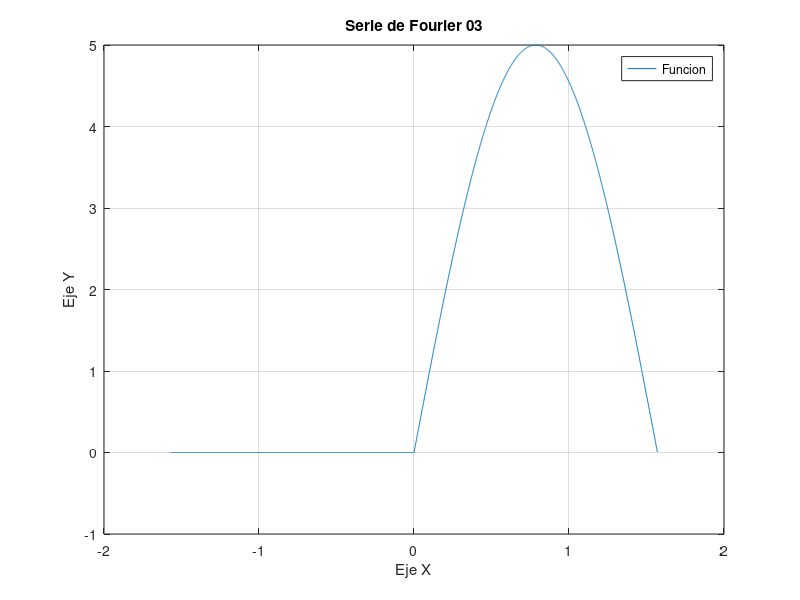

MATLAB code for this plot:
% Jose Ramiro Fuentes Lara
% Ecuaciones Diferenciales parciales
% Ejercicio 03
clc; clear;

%% Se definen nuestras variables constantes para el problema
E = 5;
W = 2;

%% Se establece nuestra condicion inicial asi como el intervalo de nuestra serie
a = E/pi;
t = -pi/W:0.001:pi/W;
u = 0; % Funciona para inicializar nuestra funcion u()

%% Se evaluan los valores de nuestra sumatoria
for n= 2:2:10000
    u = u + ( ((2*E)*cos(n*W*t)) / (pi*(1+n)*(1-n)) );
end

%% Se adicionan los valores constantes y se multiplica la sumatoria por su respectivo coeficiente
u = a + E/2*sin(W*t) + u;

%% Se grafica nuestra funcion
plot(t,u);
grid on

set(gcf,'Name','Ecuaciones Diferenciales Parciales')
    xlabel('Eje X')
    ylabel('Eje Y')
    title('Serie de Fourier 03')
    legend('Funcion')
